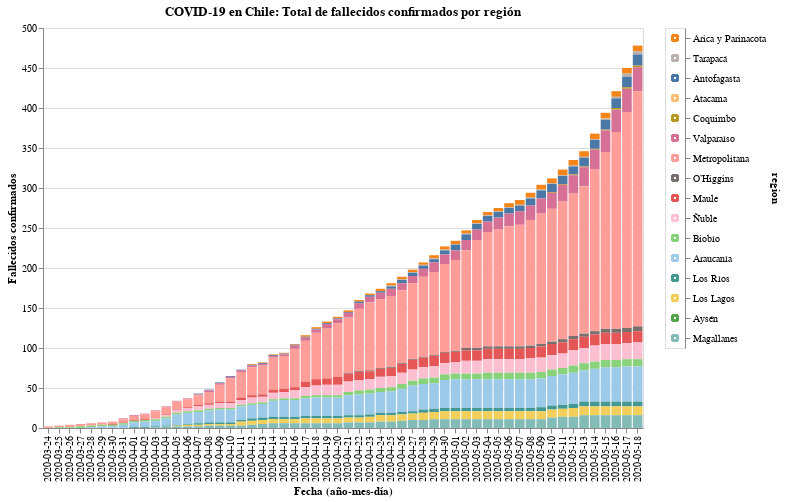

The code cell stored with this chart in its notebook:
### Code cell
#hide_input

input_dropdown = alt.binding_select(options=new_data['region'].unique())
selection1 = alt.selection_single(fields=['region'], bind=input_dropdown, name=' ')
selection2 = alt.selection_multi(fields=['region'], on='mouseover')

color = alt.condition(selection1 | selection2,
                    alt.Color('region:N', scale=alt.Scale(scheme='tableau20'), legend=None),
                    alt.value('lightgray'))

bars = alt.Chart(new_data).mark_bar().encode(
    x=alt.X('date:O', axis=alt.Axis(title='Fecha (año-mes-día)')),
    y=alt.Y('fallecidos', axis=alt.Axis(title='Fallecidos confirmados')),
    color=color,
    tooltip=['date', 'region', 'fallecidos'],
    order=alt.Order(
    # Sort the segments of the bars by this field
    'codigo region',
    sort='descending'
    )
    ).properties(
    title='COVID-19 en Chile: Total de fallecidos confirmados por región'
).add_selection(
    selection1, selection2
).transform_filter(
    selection1
)

legend = alt.Chart(new_data).mark_point().encode(
    y=alt.Y('region:N', axis=alt.Axis(orient='right'), sort=regiones),
    color=color
).add_selection(
    selection1, selection2
)

bars.properties(width=600, height=400) | legend

### Figure 1 — Vega-Lite specification as saved in the notebook (floating-point values rounded to 4 significant figures; data arrays with more than 128 entries replaced by an {"elided": "..."} marker saying what was removed)
{"config": {"view": {"continuousWidth": 400, "continuousHeight": 300}}, "hconcat": [{"mark": "bar", "encoding": {"color": {"condition": {"type": "nominal", "field": "region", "legend": null, "scale": {"scheme": "tableau20"}, "selection": {"or": [" ", "selector004"]}}, "value": "lightgray"}, "order": {"type": "quantitative", "field": "codigo region", "sort": "descending"}, "tooltip": [{"type": "nominal", "field": "date"}, {"type": "nominal", "field": "region"}, {"type": "quantitative", "field": "fallecidos"}], "x": {"type": "ordinal", "axis": {"title": "Fecha (año-mes-día)"}, "field": "date"}, "y": {"type": "quantitative", "axis": {"title": "Fallecidos confirmados"}, "field": "fallecidos"}}, "height": 400, "selection": {" ": {"type": "single", "fields": ["region"], "bind": {"input": "select", "options": ["Arica y Parinacota", "Tarapacá", "Antofagasta", "Atacama", "Coquimbo", "Valparaíso", "Metropolitana", "O’Higgins", "Maule", "Ñuble", "Biobío", "Araucanía", "Los Ríos", "Los Lagos", "Aysén", "Magallanes"]}}, "selector004": {"type": "multi", "fields": ["region"], "on": "mouseover"}}, "title": "COVID-19 en Chile: Total de fallecidos confirmados por región", "transform": [{"filter": {"selection": " "}}], "width": 600}, {"mark": "point", "encoding": {"color": {"condition": {"type": "nominal", "field": "region", "legend": null, "scale": {"scheme": "tableau20"}, "selection": {"or": [" ", "selector004"]}}, "value": "lightgray"}, "y": {"type": "nominal", "axis": {"orient": "right"}, "field": "region", "sort": ["Arica y Parinacota", "Tarapacá", "Antofagasta", "Atacama", "Coquimbo", "Valparaíso", "Metropolitana", "O’Higgins", "Maule", "Ñuble", "Biobío", "Araucanía", "Los Ríos", "Los Lagos", "Aysén", "Magallanes"]}}, "selection": {" ": {"type": "single", "fields": ["region"], "bind": {"input": "select", "options": ["Arica y Parinacota", "Tarapacá", "Antofagasta", "Atacama", "Coquimbo", "Valparaíso", "Metropolitana", "O’Higgins", "Maule", "Ñuble", "Biobío", "Araucanía", "Los Ríos", "Los Lagos", "Aysén", "Magallanes"]}}, "selector004": {"type": "multi", "fields": ["region"], "on": "mouseover"}}}], "data": {"name": "data-34d50966336b61f50fe64c92aa0aff9b"}, "$schema": "https://vega.github.io/schema/vega-lite/v4.8.1.json", "datasets": {"data-34d50966336b61f50fe64c92aa0aff9b": {"elided": "896 records"}}}
